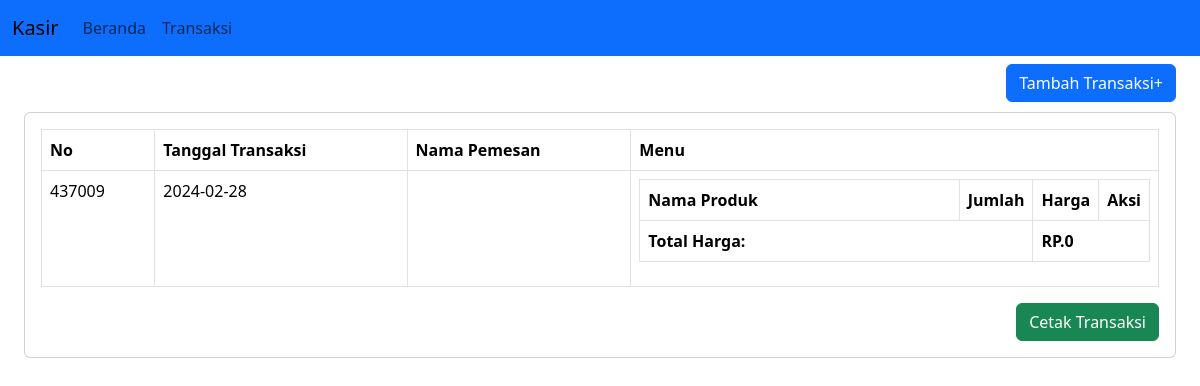
Page /daftar-transaksi.php on the committed database.
### tables this page shows
CREATE TABLE `penjualan` (
  `PenjualanID` int(11) NOT NULL,
  `TanggalPenjualan` date NOT NULL,
  `TotalHarga` decimal(10,2) NOT NULL,
  `PelangganID` int(11) NOT NULL
);

### daftar-transaksi.php (the view, shortened to what this page needs)
<?php
include("header.php");
?>
<body>
      <nav class="navbar navbar-expand-lg navbar-primary bg-primary fixed-top">
        <div class="container-fluid">
            <a class="navbar-brand" href="#">Kasir</a>
            <div class="navbar-collapse">
                <ul class="navbar-nav">
                    <li class="nav-item">
                        <a class="nav-link" href="pilih-menu.php">Beranda</a>
                    </li>
                    <li class="nav-item">
                        <a class="nav-link" href="transaksi.php">Transaksi</a>
                    </li>
                </ul>
            </div>
        </div>
    </nav>
        <div class="p-4" id="main-content">
          <a href="transaksi.php" class="btn btn-md btn-primary float-end">Tambah Transaksi+</a>
          <div class="card mt-5">
            <div class="card-body">
            <table class="table table-bordered">
		<thead>
			<tr>
				<th>No</th>
				<th>Tanggal Transaksi</th>
        <th>Nama Pemesan</th>
				<th>Menu</th>
			</tr>
		</thead>
		<tbody>
        <?php
            include("conn/koneksi.php");
            $sql = $koneksi->query("SELECT * FROM penjualan ORDER BY PenjualanID DESC LIMIT 1");
            while ($data= $sql->fetch_assoc()) {
        ?>
              <tr>
                <td><?php echo $data['PenjualanID']?></td>
                <td><?php echo $data['TanggalPenjualan']?></td>
                <td>
                </td>
                <td>
                    <table class="table table-bordered">
                        <thead>
                            <tr>
                                <th>Nama Produk</th>
                                <th class="col-1">Jumlah</th>
                                <th class="col-1">Harga</th>
                                <th class="col-1">Aksi</th>
                            </tr>
                        </thead>
                        <tbody>
                        <?php
                          $totalharga = 0;
                        ?>
                            <tr>
                            <td colspan='2'><strong>Total Harga:</strong></td>
                            <td colspan='2'><strong>RP.<?php echo number_format("$totalharga") ?></strong></td>
                            </tr>
                        </tbody>
                    </table>
                </td>
                <?php
                echo "</tr>";
                          }
        ?>
		</tbody>
	</table>
  <a href="cetaktransaksi.php" target="_blank" class="btn btn-md btn-success float-end">Cetak Transaksi</a>
            </div>
          </div>
        </div>
</body>

### header.php (style rules this page uses)
.navbar { margin:0; }

### daftar-transaksi.php (style rules this page uses)
#main-content { margin-top: 40px; }

### rows in the picture
penjualan: PenjualanID "437009", TanggalPenjualan "2024-02-28", totalharga "0"
